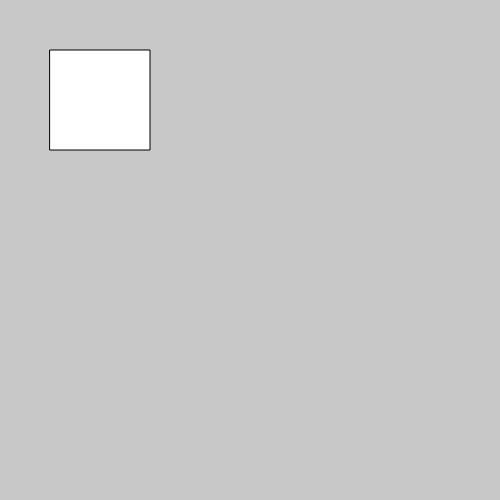
Frame 1 (no input)
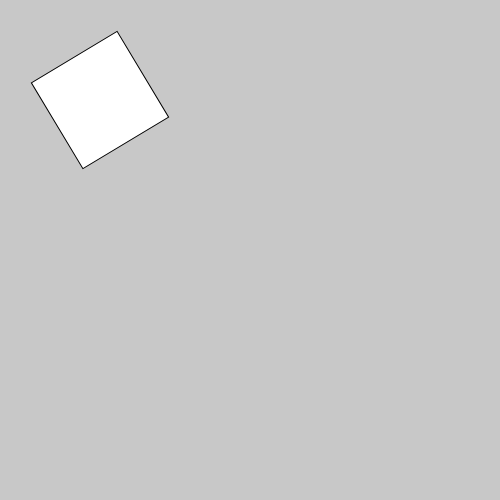
Frame 60 (no input)
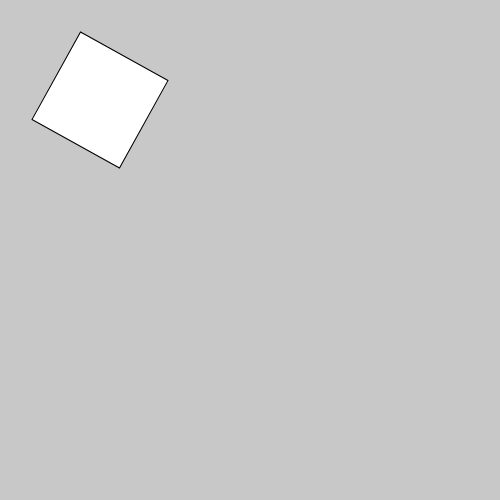
Frame 120 (the mouse pressed at the canvas centre since frame 60)

The p5.js sketch that drew these frames (run headless with seeded random() and noise() and a simulated clock; from frame 60 on, the mouse is pressed at the canvas centre):

// p5.js sketch
// ── sketch.js
var angle = 0;
function setup() {
  createCanvas(500, 500);
  angleMode(DEGREES);
  rectMode(CENTER);
}


function draw() {
  background(200);
  translate(100, 100);
  rotate(angle);
  rect (0, 0, 100, 100);
  angle = angle + 1;
}
